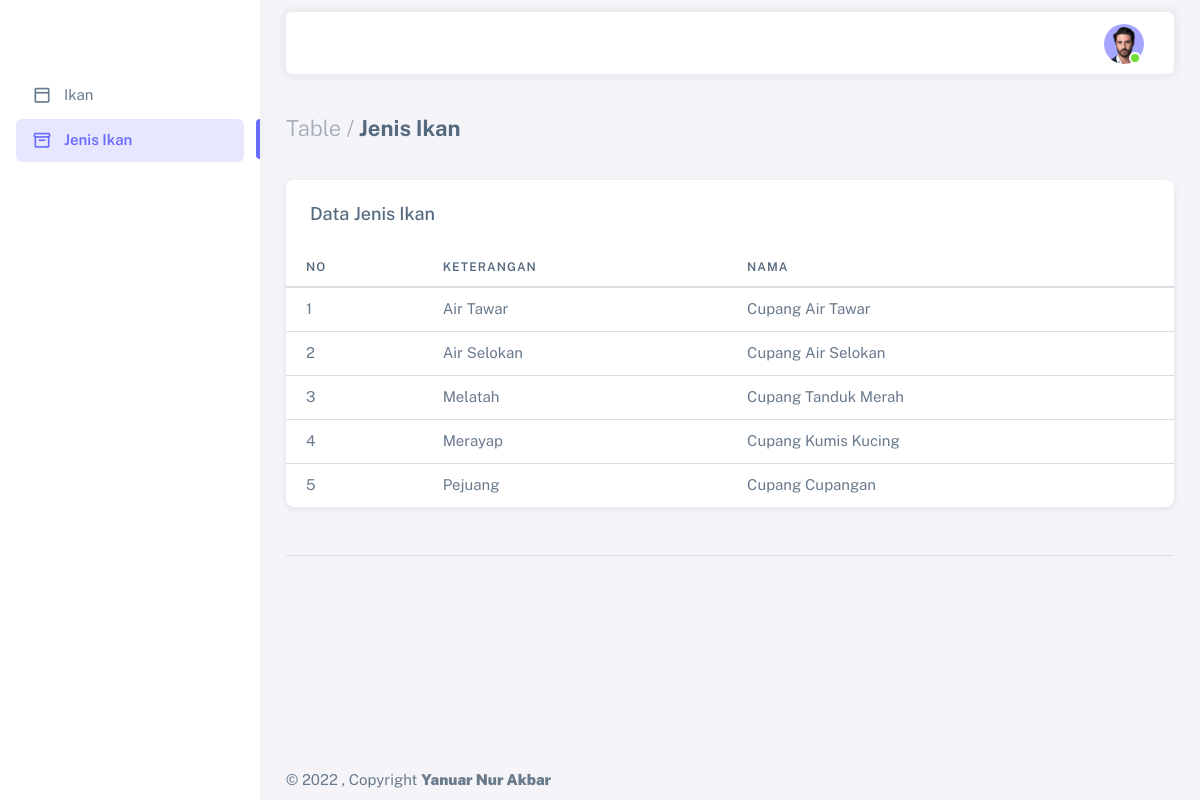
Screenshot of /uts/jenis with the database file from the repository.
### landingpage/models.py (models this page shows, shortened)
class JenisIkan(models.Model):
    nama=models.CharField(max_length=50)
    ket=models.TextField()

### landingpage/views.py (the view)
# urls.py: path('uts/jenis', jenis_ikan, name = 'jenis_ikan')
def jenis_ikan(request):
    jenis = JenisIkan.objects.all()
    konteks={
        'jenis' : jenis
    }
    return render(request,'uts/jenis.html',konteks)

### templates/uts/jenis.html (shortened to what this page needs)
{% load static %}
<!DOCTYPE html>
<html
  lang="en"
  class="light-style layout-menu-fixed"
  dir="ltr"
  data-theme="theme-default"
  data-assets-path="{% static 'assets_uts' %}"
  data-template="vertical-menu-template-free"
>
  <head>
    <link
      rel="stylesheet"
      href="{% static 'assets_uts/vendor/fonts/boxicons.css' %}"
    />
    <link
      rel="stylesheet"
      href="{% static 'assets_uts/vendor/css/core.css' %}"
      class="template-customizer-core-css"
    />
    <link
      rel="stylesheet"
      href="{% static 'assets_uts/vendor/css/theme-default.css' %}"
      class="template-customizer-theme-css"
    />
    <link rel="stylesheet" href="{% static 'assets_uts/css/demo.css' %}" />
    <link
      rel="stylesheet"
      href="{% static 'assets_uts/vendor/libs/perfect-scrollbar/perfect-scrollbar.css' %}"
    />
  </head>
  <body>
    <div class="layout-wrapper layout-content-navbar">
      <div class="layout-container">
        <aside
          id="layout-menu"
          class="layout-menu menu-vertical menu bg-menu-theme"
        >
          <br />
          <br />
          <br />
          <ul class="menu-inner py-1">
            <li class="menu-item">
              <a href="{% url 'index_uts' %}" class="menu-link">
                <i class="menu-icon tf-icons bx bx-dock-top"></i>
                <div data-i18n="Tables">Ikan</div>
              </a>
            </li>
            <li class="menu-item active">
              <a href="{% url 'jenis_ikan' %}" class="menu-link">
                <i class="menu-icon tf-icons bx bx-box"></i>
                <div data-i18n="Tables">Jenis Ikan</div>
              </a>
            </li>
          </ul>
        </aside>
        <div class="layout-page">
          <nav
            class="layout-navbar container-xxl navbar navbar-expand-xl navbar-detached align-items-center bg-navbar-theme"
            id="layout-navbar"
          >
            <div
              class="navbar-nav-right d-flex align-items-center"
              id="navbar-collapse"
            >
              <ul class="navbar-nav flex-row align-items-center ms-auto">
                <li class="nav-item navbar-dropdown dropdown-user dropdown">
                  <a
                    class="nav-link dropdown-toggle hide-arrow"
                    href="javascript:void(0);"
                    data-bs-toggle="dropdown"
                  >
                    <div class="avatar avatar-online">
                      <img
                        src="{% static 'assets_uts/img/avatars/1.png' %}"
                        alt
                        class="w-px-40 h-auto rounded-circle"
                      />
                    </div>
                  </a>
                </li>
              </ul>
            </div>
          </nav>
          <div class="content-wrapper">
            <div class="container-xxl flex-grow-1 container-p-y">
              <h4 class="fw-bold py-3 mb-4">
                <span class="text-muted fw-light">Table /</span> Jenis Ikan
              </h4>
              <div class="card">
                <h5 class="card-header">Data Jenis Ikan</h5>
                <div class="table-responsive text-nowrap">
                  <table class="table">
                    <thead>
                      <tr>
                        <th>No</th>
                        <th>Keterangan</th>
                        <th>Nama</th>
                      </tr>
                    </thead>
                    <tbody class="table-border-bottom-0">
                      {% for Jenis in jenis %}
                      <tr>
                        <td>{{forloop.counter}}</td>
                        <td>{{Jenis.ket}}</td>
                        <td>{{Jenis.nama}}</td>
                      </tr>
                      {% endfor %}
                    </tbody>
                  </table>
                </div>
              </div>
              <hr class="my-5" />
            </div>
            <footer class="content-footer footer bg-footer-theme">
              <div
                class="container-xxl d-flex flex-wrap justify-content-between py-2 flex-md-row flex-column"
              >
                <div class="mb-2 mb-md-0">
                  ©
                  , Copyright
                  <a href="#" target="_blank" class="footer-link fw-bolder"
                    >Yanuar Nur Akbar</a
                  >
                </div>
              </div>
            </footer>
          </div>
        </div>
      </div>
    </div>
  </body>
</html>

### rows the page displays
JenisIkan: ket "Air Tawar", nama "Cupang Air Tawar"
JenisIkan: ket "Air Selokan", nama "Cupang Air Selokan"
JenisIkan: ket "Melatah", nama "Cupang Tanduk Merah"
JenisIkan: ket "Merayap", nama "Cupang Kumis Kucing"
JenisIkan: ket "Pejuang", nama "Cupang Cupangan"
